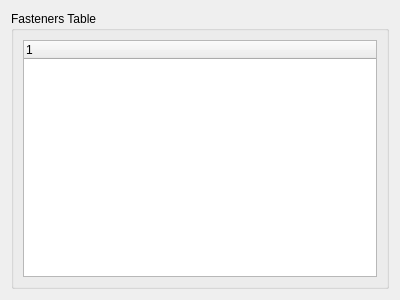
<?xml version="1.0" encoding="UTF-8"?>
<ui version="4.0">
 <class>TableWidget</class>
 <widget class="QWidget" name="TableWidget">
  <property name="geometry">
   <rect>
    <x>0</x>
    <y>0</y>
    <width>400</width>
    <height>300</height>
   </rect>
  </property>
  <property name="windowTitle">
   <string>Form</string>
  </property>
  <layout class="QVBoxLayout" name="verticalLayout_2">
   <item>
    <widget class="QGroupBox" name="groupBox">
     <property name="title">
      <string>Fasteners Table</string>
     </property>
     <layout class="QVBoxLayout" name="verticalLayout">
      <item>
       <widget class="QTreeWidget" name="treeWidget">
        <column>
         <property name="text">
          <string notr="true">1</string>
         </property>
        </column>
       </widget>
      </item>
     </layout>
    </widget>
   </item>
  </layout>
 </widget>
 <resources/>
 <connections/>
</ui>
